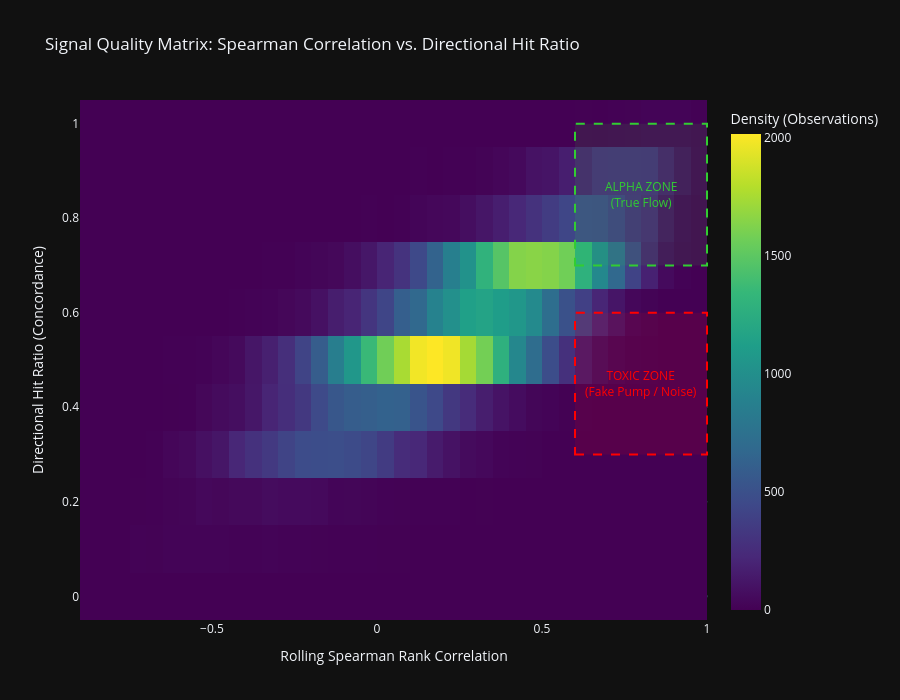

The notebook cell saved with this chart:
### Markdown cell above
## 7. Signal Quality Matrix (Spearman vs. Hit Ratio)

To avoid falling into the trap of "mathematically scrunched" correlations during low-liquidity hours, we must evaluate the relationship between continuous correlation (`Spearman`) and discrete bar-by-bar alignment (`Hit Ratio`).

Here we plot a **2D Density Heatmap**. 
* **Toxic Zones**: Areas with high correlation (e.g., Spearman > 0.7) but low Hit Ratio (~0.5). These represent illiquid, erratic movements where math breaks down.
* **Alpha Zones**: Areas where both Spearman is high AND Hit Ratio is high (> 0.7). This is true, structural institutional flow.

### Code cell
# ==========================================
# CELL 7: SIGNAL QUALITY 2D MATRIX
# ==========================================
import plotly.express as px

# We use the New York time dataframe (df_ny)
# To keep the plot extremely fast and avoid overplotting, we randomly sample 10% of the data
# (Statistically, the distribution will remain exactly the same)
sample_df = df_ny.sample(frac=0.10, random_state=42)

# Create a 2D Density Heatmap
fig = px.density_heatmap(
    sample_df, 
    x="corr_spearman", 
    y="hit_ratio", 
    nbinsx=50, 
    nbinsy=20,
    color_continuous_scale="Viridis",
    title="Signal Quality Matrix: Spearman Correlation vs. Directional Hit Ratio"
)

# Add highlight boxes/lines to denote the "Alpha Zone" vs "Toxic Zone"
# Alpha Zone: Spearman > 0.6 AND Hit Ratio >= 0.7
fig.add_shape(type="rect",
    x0=0.6, y0=0.7, x1=1.0, y1=1.0,
    line=dict(color="LimeGreen", width=2, dash="dash"),
    fillcolor="rgba(50, 205, 50, 0.1)"
)
fig.add_annotation(x=0.8, y=0.85, text="ALPHA ZONE<br>(True Flow)", showarrow=False, font=dict(color="LimeGreen"))

# Toxic Zone: Spearman > 0.6 BUT Hit Ratio <= 0.6 (Random walk territory)
fig.add_shape(type="rect",
    x0=0.6, y0=0.3, x1=1.0, y1=0.6,
    line=dict(color="Red", width=2, dash="dash"),
    fillcolor="rgba(255, 0, 0, 0.1)"
)
fig.add_annotation(x=0.8, y=0.45, text="TOXIC ZONE<br>(Fake Pump / Noise)", showarrow=False, font=dict(color="Red"))


fig.update_layout(
    height=700,
    xaxis_title="Rolling Spearman Rank Correlation",
    yaxis_title="Directional Hit Ratio (Concordance)",
    coloraxis_colorbar=dict(title="Density (Observations)")
)

fig.show()

### Figure 1 — Plotly figure (JSON) as saved in the notebook; plotly's stock layout.template omitted (floating-point values rounded to 4 significant figures; data arrays with more than 128 entries replaced by an {"elided": "..."} marker saying what was removed)
{"data": [{"coloraxis": "coloraxis", "hovertemplate": "corr_spearman=%{x}<br>hit_ratio=%{y}<br>count=%{z}<extra></extra>", "name": "", "nbinsx": 50, "nbinsy": 20, "type": "histogram2d", "x": {"elided": "68141 float values"}, "xaxis": "x", "xbingroup": "x", "y": {"elided": "68141 float values"}, "yaxis": "y", "ybingroup": "y"}], "layout": {"annotations": [{"font": {"color": "LimeGreen"}, "showarrow": false, "text": "ALPHA ZONE<br>(True Flow)", "x": 0.8, "y": 0.85}, {"font": {"color": "Red"}, "showarrow": false, "text": "TOXIC ZONE<br>(Fake Pump / Noise)", "x": 0.8, "y": 0.45}], "coloraxis": {"colorbar": {"title": {"text": "Density (Observations)"}}, "colorscale": [[0, "#440154"], [0.1111, "#482878"], [0.2222, "#3e4989"], [0.3333, "#31688e"], [0.4444, "#26828e"], [0.5556, "#1f9e89"], [0.6667, "#35b779"], [0.7778, "#6ece58"], [0.8889, "#b5de2b"], [1, "#fde725"]]}, "height": 700, "legend": {"tracegroupgap": 0}, "shapes": [{"fillcolor": "rgba(50, 205, 50, 0.1)", "line": {"color": "LimeGreen", "dash": "dash", "width": 2}, "type": "rect", "x0": 0.6, "x1": 1, "y0": 0.7, "y1": 1}, {"fillcolor": "rgba(255, 0, 0, 0.1)", "line": {"color": "Red", "dash": "dash", "width": 2}, "type": "rect", "x0": 0.6, "x1": 1, "y0": 0.3, "y1": 0.6}], "title": {"text": "Signal Quality Matrix: Spearman Correlation vs. Directional Hit Ratio"}, "xaxis": {"anchor": "y", "domain": [0, 1], "title": {"text": "Rolling Spearman Rank Correlation"}}, "yaxis": {"anchor": "x", "domain": [0, 1], "title": {"text": "Directional Hit Ratio (Concordance)"}}}}
